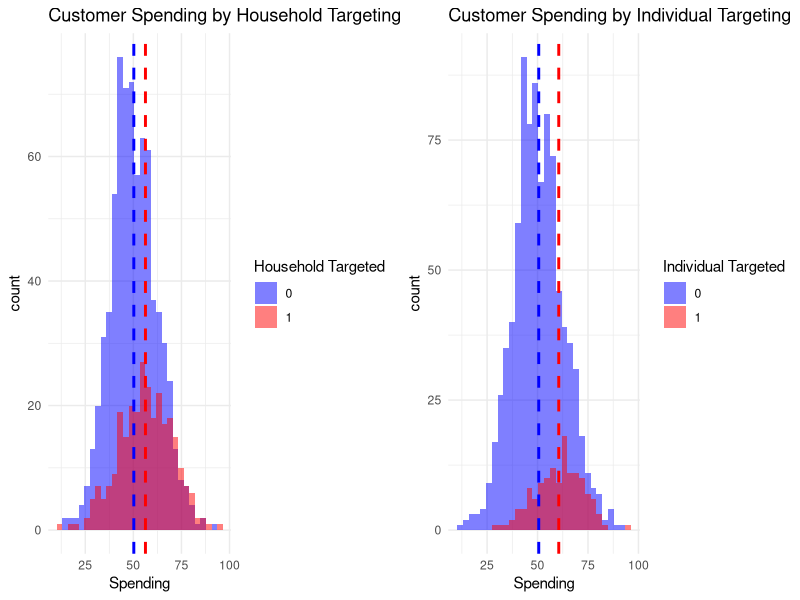
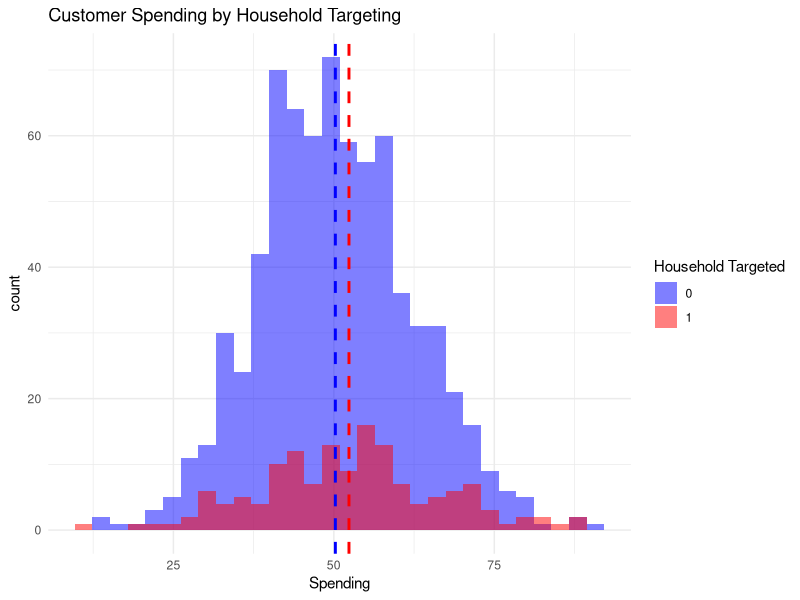

Source code (R) for these figures, in order:
library(tidyverse)
rm(list=ls())

set.seed(2059)
# Generate household IDs from 1 to 250
Household_ids <- 1:250

# Generate a random number of people in each household (between 2 and 6)
num_people <- sample(2:6, 250, replace = TRUE)

# Create a data frame for household information
household_data <- data.frame(
  Household_ids = Household_ids,
  num_people = num_people
)

# Create the expanded dataset where each household ID is repeated based on the number of people
full_table <- household_data %>%
  uncount(num_people) %>%
  group_by(Household_ids) %>%
  mutate(Person_id = row_number()) %>%
  ungroup()


# Getting the length of the observation in full_table
n_total <- nrow(full_table)

Household_Targeted <- sample(0:1,length(Household_ids),replace=T, prob=c(0.70,0.30))
targets <- data.frame(Household_ids,Household_Targeted)

full_table <- full_table %>% left_join(targets, by = "Household_ids")
full_table$Individual_targeted <- full_table$Household_Targeted * sample(0:1,nrow(full_table),replace = T)

#count of individual from each household that was targetted
prop_targeted_individuals <- full_table%>%
                                    group_by(Household_ids)%>%
                                    summarise(Prop = sum(Individual_targeted)/length(Individual_targeted))
full_table <- full_table %>% left_join(prop_targeted_individuals, by = "Household_ids")
full_table$Spending <- NA

for (i in 1:nrow(full_table)){
  full_table$Spending[i] <- rnorm(1,full_table$Prop[i]+5, 2) * 3 +rnorm(1,full_table$Household_Targeted[i]+5, 2)*2   + rnorm(1, full_table$Individual_targeted[i]+5,2)*5
}

#drop prop column in full_table
full_table <- full_table[,-5]
write.csv(full_table,"Customer Reaction.csv")

###############################################################################################
customer <- full_table
#delete everything except customer df
rm(list = setdiff(ls(), "customer"))
customer




# Plot the histograms
library(ggplot2)
library(gridExtra)

# Calculate means
mean_household_targeted <- mean(customer$Spending[customer$Household_Targeted == 1], na.rm = TRUE)
mean_household_not_targeted <- mean(customer$Spending[customer$Household_Targeted == 0], na.rm = TRUE)
mean_individual_targeted <- mean(customer$Spending[customer$Individual_targeted == 1], na.rm = TRUE)
mean_individual_not_targeted <- mean(customer$Spending[customer$Individual_targeted == 0], na.rm = TRUE)

# Create the first histogram
p1 <- ggplot(customer, aes(x = Spending, fill = as.factor(Household_Targeted))) +
  geom_histogram(position = "identity", alpha = 0.5, bins = 30) +
  geom_vline(aes(xintercept = mean_household_targeted), color = "red", linetype = "dashed", size = 1) +
  geom_vline(aes(xintercept = mean_household_not_targeted), color = "blue", linetype = "dashed", size = 1) +
  scale_fill_manual(values = c("0" = "blue", "1" = "red")) +
  labs(title = "Customer Spending by Household Targeting", x = "Spending", fill = "Household Targeted") +
  theme_minimal()

# Create the second histogram
p2 <- ggplot(customer, aes(x = Spending, fill = as.factor(Individual_targeted))) +
  geom_histogram(position = "identity", alpha = 0.5, bins = 30) +
  geom_vline(aes(xintercept = mean_individual_targeted), color = "red", linetype = "dashed", size = 1) +
  geom_vline(aes(xintercept = mean_individual_not_targeted), color = "blue", linetype = "dashed", size = 1) +
  scale_fill_manual(values = c("0" = "blue", "1" = "red")) +
  labs(title = "Customer Spending by Individual Targeting", x = "Spending", fill = "Individual Targeted") +
  theme_minimal()

# Arrange the plots side by side
grid.arrange(p1, p2, ncol = 2)

#filter individual targeted
customer_spillover <- customer[customer$Individual_targeted==0,]
mean_individual_from_household_targeted <- mean(customer_spillover$Spending[customer_spillover$Household_Targeted == 1], na.rm = TRUE)
mean_individual_from_household_not_targeted <- mean(customer_spillover$Spending[customer_spillover$Household_Targeted == 0], na.rm = TRUE)

p3 <- ggplot(customer_spillover, aes(x = Spending, fill = as.factor(Household_Targeted))) +
  geom_histogram(position = "identity", alpha = 0.5, bins = 30) +
  geom_vline(aes(xintercept = mean_individual_from_household_targeted), color = "red", linetype = "dashed", size = 1) +
  geom_vline(aes(xintercept = mean_individual_from_household_not_targeted), color = "blue", linetype = "dashed", size = 1) +
  scale_fill_manual(values = c("0" = "blue", "1" = "red")) +
  labs(title = "Customer Spending by Household Targeting", x = "Spending", fill = "Household Targeted") +
  theme_minimal()

p3

HH_diff<-tapply(customer$Spending,customer$Household_Targeted,mean)
II_diff<- tapply(customer$Spending,customer$Individual_targeted,mean)

details <- function(x){
  avg <- mean(x)
  std <- sd(x)
  n <- length(x)
  return(c(avg,std,n))
}

details(customer$Spending[customer$Household_Targeted==1 & customer$Individual_targeted==0])
details(customer$Spending[customer$Household_Targeted==1 & customer$Individual_targeted==1])
details(customer$Spending[customer$Household_Targeted==0 & customer$Individual_targeted==0])
details(customer$Spending[customer$Household_Targeted==0 & customer$Individual_targeted==1])

t.test(data=customer_spillover,Spending~Household_Targeted, alternative = "greater")
